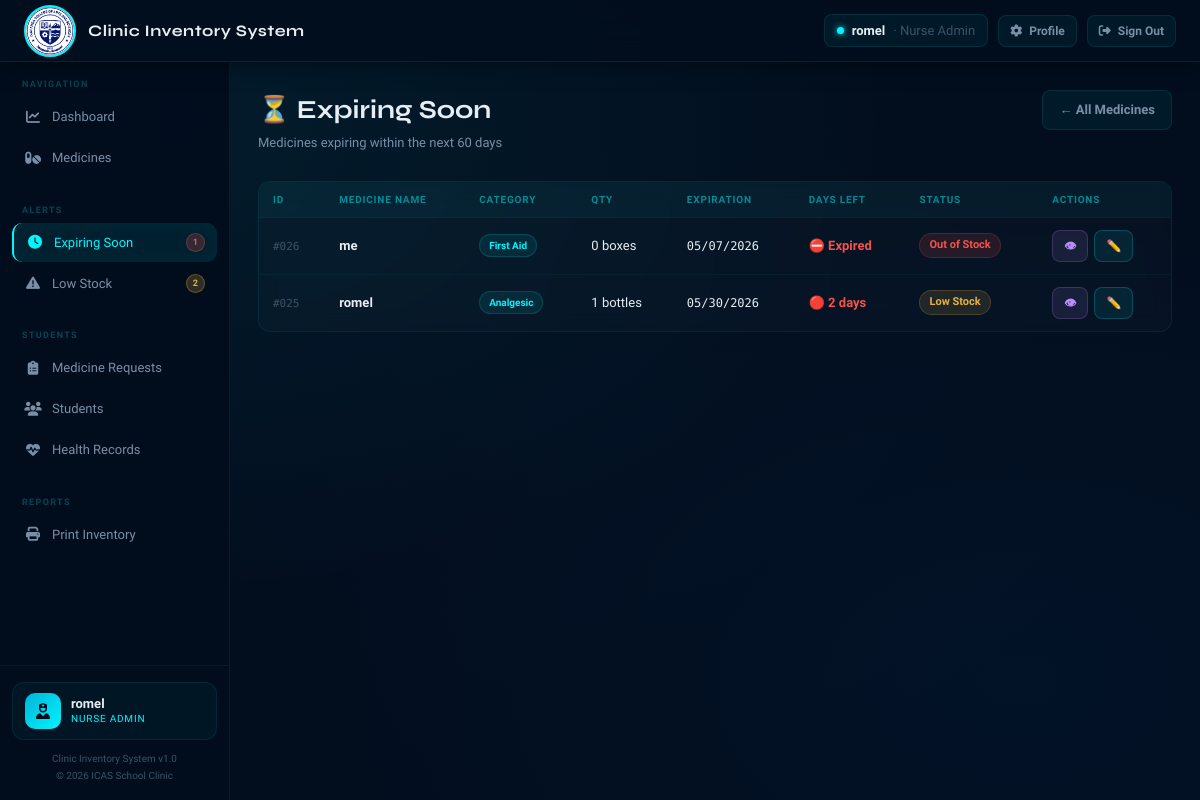
/expiring.php (signed in), run on an earlier commit of the app's database.
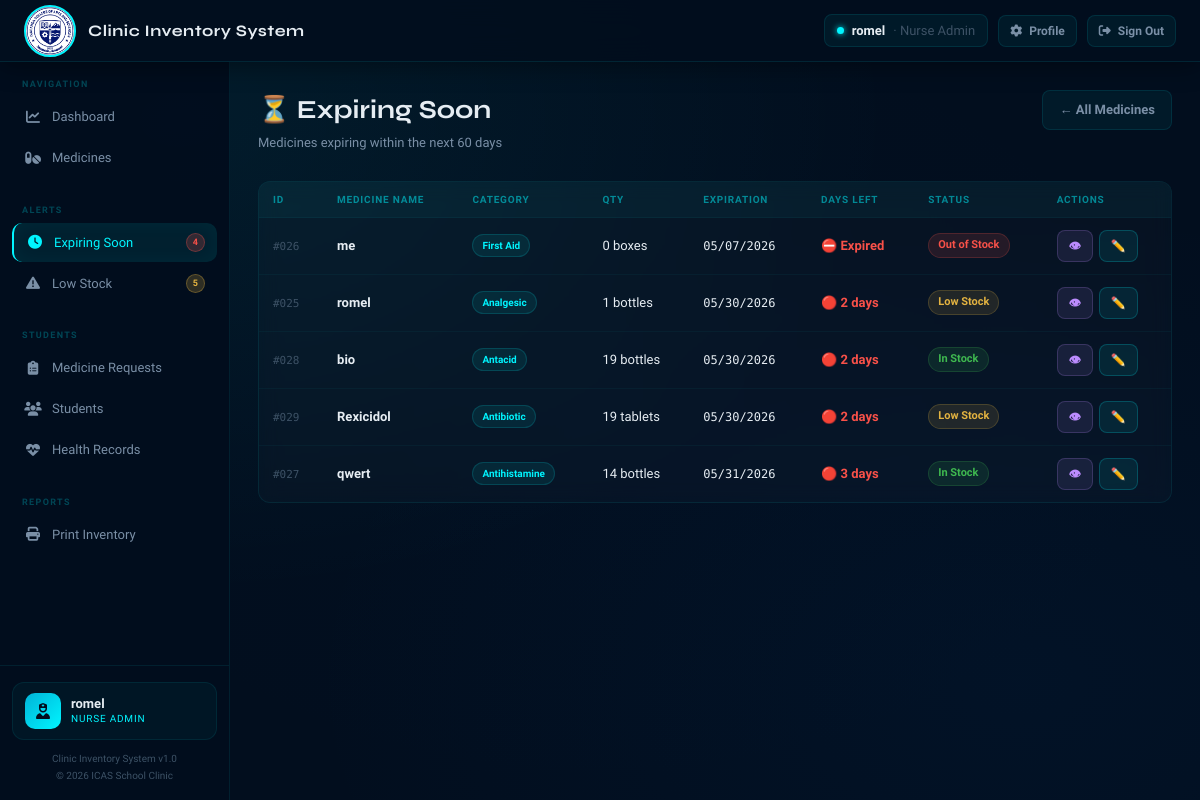
And on a later commit of the database.
### tables this page shows
CREATE TABLE `medicines` (
  `medicine_id` int(11) NOT NULL,
  `medicine_name` varchar(100) NOT NULL,
  `category` varchar(50) DEFAULT NULL,
  `quantity` int(11) DEFAULT 0,
  `unit` varchar(20) DEFAULT NULL,
  `expiration_date` date DEFAULT NULL,
  `date_added` date DEFAULT NULL,
  `status` varchar(20) DEFAULT 'In Stock',
  `remarks` text DEFAULT NULL,
  `image` varchar(255) DEFAULT NULL
);

### config/helpers.php (called while the page is built, shortened)
<?php
function statusClass(string $s): string {
    return match($s) {
        'In Stock'     => 'in-stock',
        'Low Stock'    => 'low-stock',
        'Out of Stock' => 'out-stock',
        'Expired'      => 'expired',
        default        => ''
    };
}
function fmtDate(?string $d): string {
    return date('m/d/Y', strtotime($d));
}
function medId(int $id): string {
    return '#' . str_pad($id, 3, '0', STR_PAD_LEFT);
}
?>

### expiring.php (the view, shortened to what the changed rows need)
<?php
$activePage = 'expiring';
require_once __DIR__ . '/config/db.php';
require_once __DIR__ . '/config/helpers.php';
$result = $conn->query("SELECT *, DATEDIFF(expiration_date, CURDATE()) AS days_left FROM medicines WHERE expiration_date IS NOT NULL AND expiration_date <= DATE_ADD(CURDATE(), INTERVAL 60 DAY) ORDER BY expiration_date ASC");
require_once __DIR__ . '/includes/header.php';
?>
<div class="page-header">
  <div><h1>⏳ Expiring Soon</h1><p>Medicines expiring within the next 60 days</p></div>
</div>
<div class="table-card">
  <table><thead><tr><th>ID</th><th>Medicine Name</th><th>Category</th><th>Qty</th><th>Expiration</th><th>Days Left</th><th>Status</th><th>Actions</th></tr></thead>
  <tbody>
  <?php if ($result->num_rows > 0): while ($m = $result->fetch_assoc()):
    $dl = (int)$m['days_left'];
    $dlLabel = $dl < 0 ? '⛔ Expired' : ($dl < 7 ? "🔴 {$dl} days" : ($dl < 15 ? "🟡 {$dl} days" : "🟢 {$dl} days"));
    $dlColor = $dl < 0 ? 'var(--red)' : ($dl < 7 ? 'var(--red)' : ($dl < 15 ? 'var(--yellow)' : 'var(--text2)'));
  ?>
  <tr>
    <td><span class="med-id"><?= medId($m['medicine_id']) ?></span></td>
    <td><div class="med-name"><?= htmlspecialchars($m['medicine_name']) ?></div></td>
    <td><span class="badge cat"><?= htmlspecialchars($m['category'] ?: '—') ?></span></td>
    <td><?= $m['quantity'] ?> <?= htmlspecialchars($m['unit'] ?: '') ?></td>
    <td class="mono"><?= fmtDate($m['expiration_date']) ?></td>
    <td><strong style="color:<?= $dlColor ?>"><?= $dlLabel ?></strong></td>
    <td><span class="badge <?= statusClass($m['status']) ?>"><?= htmlspecialchars($m['status']) ?></span></td>
    <td><div class="actions-cell">
      <a href="view_medicine.php?id=<?= $m['medicine_id'] ?>" class="btn btn-view btn-sm">👁</a>
      <a href="edit_medicine.php?id=<?= $m['medicine_id'] ?>" class="btn btn-edit btn-sm">✏️</a>
    </div></td>
  </tr>
  <?php endwhile; else: ?>
  <tr><td colspan="8"><div class="empty-state"><span class="empty-icon">✅</span><p>No medicines expiring within 60 days!</p></div></td></tr>
  <?php endif; ?>
  </tbody></table>
</div>
<?php require_once __DIR__ . '/includes/footer.php'; ?>

### includes/header.php (shortened to what the changed rows need)
<?php
require_once __DIR__ . '/../config/db.php';
require_once __DIR__ . '/../config/helpers.php';
$expCount = $conn->query("SELECT COUNT(*) AS c FROM medicines WHERE expiration_date BETWEEN CURDATE() AND DATE_ADD(CURDATE(), INTERVAL 30 DAY)")->fetch_assoc()['c'];
$lowCount = $conn->query("SELECT COUNT(*) AS c FROM medicines WHERE quantity <= 20 OR status IN ('Low Stock','Out of Stock')")->fetch_assoc()['c'];
?>
<!DOCTYPE html>
<html lang="en">
<head>
  <link rel="stylesheet" href="https://cdnjs.cloudflare.com/ajax/libs/font-awesome/6.5.0/css/all.min.css">
  <link rel="stylesheet" href="assets/css/style.css">
</head>
<body>
<div class="layout">
  <aside class="sidebar">
    <div class="sidebar-section">
      <a href="expiring.php" class="nav-item <?= ($activePage==='expiring')?'active':'' ?>">
        <span class="nav-icon"><i class="fas fa-clock"></i></span> Expiring Soon
        <?php if ($expCount > 0): ?>
          <span class="badge-pill"><?= $expCount ?></span>
        <?php endif; ?>
      </a>
      <a href="lowstock.php" class="nav-item <?= ($activePage==='lowstock')?'active':'' ?>">
        <span class="nav-icon"><i class="fas fa-triangle-exclamation"></i></span> Low Stock
        <?php if ($lowCount > 0): ?>
          <span class="badge-pill badge-pill-yellow"><?= $lowCount ?></span>
        <?php endif; ?>
      </a>
    </div>
  </aside>
  <main class="main-content">

What changed in the data, as far as the page shows it:
added medicines: medicine_id "#028", medicine_name "bio", category "Antacid", quantity "19", unit "bottles", expiration_date "05/30/2026", dlLabel "🔴 2 days", status "In Stock"
added medicines: medicine_id "#029", medicine_name "Rexicidol", category "Antibiotic", quantity "19", unit "tablets", expiration_date "05/30/2026", dlLabel "🔴 2 days", status "Low Stock"
added medicines: medicine_id "#027", medicine_name "qwert", category "Antihistamine", quantity "14", unit "bottles", expiration_date "05/31/2026", dlLabel "🔴 3 days", status "In Stock"
Also different on the page:
$expCount: "1" → "4"
$lowCount: "2" → "5"
